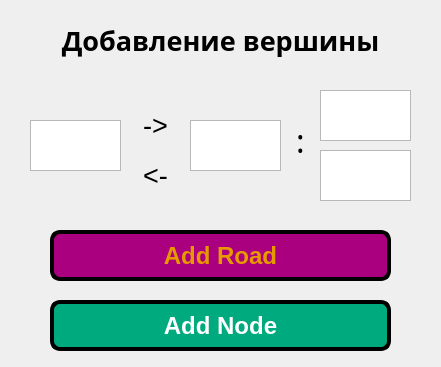
<?xml version="1.0" encoding="UTF-8"?>
<ui version="4.0">
 <class>AddWindow</class>
 <widget class="QDialog" name="AddWindow">
  <property name="geometry">
   <rect>
    <x>0</x>
    <y>0</y>
    <width>441</width>
    <height>367</height>
   </rect>
  </property>
  <property name="minimumSize">
   <size>
    <width>441</width>
    <height>367</height>
   </size>
  </property>
  <property name="maximumSize">
   <size>
    <width>441</width>
    <height>367</height>
   </size>
  </property>
  <property name="windowTitle">
   <string>Dialog</string>
  </property>
  <property name="inputMethodHints">
   <set>Qt::ImhDigitsOnly</set>
  </property>
  <widget class="QLabel" name="heading">
   <property name="geometry">
    <rect>
     <x>10</x>
     <y>10</y>
     <width>421</width>
     <height>61</height>
    </rect>
   </property>
   <property name="font">
    <font>
     <family>MS Reference Sans Serif</family>
     <pointsize>20</pointsize>
     <weight>75</weight>
     <bold>true</bold>
    </font>
   </property>
   <property name="text">
    <string>Добавление вершины</string>
   </property>
   <property name="alignment">
    <set>Qt::AlignCenter</set>
   </property>
  </widget>
  <widget class="QPushButton" name="btnAdd">
   <property name="geometry">
    <rect>
     <x>50</x>
     <y>300</y>
     <width>341</width>
     <height>51</height>
    </rect>
   </property>
   <property name="font">
    <font>
     <family>MS Shell Dlg 2</family>
     <pointsize>18</pointsize>
     <weight>75</weight>
     <bold>true</bold>
    </font>
   </property>
   <property name="styleSheet">
    <string notr="true">QPushButton
{
	color: rgb(255, 255, 255);
	background-color: rgb(0, 170, 127);
	border: 4px solid black;
	border-radius: 10px;
}</string>
   </property>
   <property name="text">
    <string>Add Node</string>
   </property>
  </widget>
  <widget class="QPushButton" name="btnAddRoad">
   <property name="geometry">
    <rect>
     <x>50</x>
     <y>230</y>
     <width>341</width>
     <height>51</height>
    </rect>
   </property>
   <property name="font">
    <font>
     <pointsize>18</pointsize>
     <weight>75</weight>
     <bold>true</bold>
    </font>
   </property>
   <property name="styleSheet">
    <string notr="true">QPushButton
{
	color: rgb(230, 153, 0);
	background-color: rgb(170, 0, 127);
	border: 4px solid black;
	border-radius: 10px;
}</string>
   </property>
   <property name="text">
    <string>Add Road</string>
   </property>
  </widget>
  <widget class="QLabel" name="normalArrow">
   <property name="geometry">
    <rect>
     <x>120</x>
     <y>100</y>
     <width>71</width>
     <height>51</height>
    </rect>
   </property>
   <property name="font">
    <font>
     <pointsize>20</pointsize>
    </font>
   </property>
   <property name="text">
    <string>-&gt;</string>
   </property>
   <property name="alignment">
    <set>Qt::AlignCenter</set>
   </property>
  </widget>
  <widget class="QLabel" name="reverseArrow">
   <property name="geometry">
    <rect>
     <x>120</x>
     <y>150</y>
     <width>71</width>
     <height>51</height>
    </rect>
   </property>
   <property name="font">
    <font>
     <pointsize>20</pointsize>
    </font>
   </property>
   <property name="text">
    <string>&lt;-</string>
   </property>
   <property name="alignment">
    <set>Qt::AlignCenter</set>
   </property>
  </widget>
  <widget class="QTextEdit" name="normalLength">
   <property name="geometry">
    <rect>
     <x>320</x>
     <y>90</y>
     <width>91</width>
     <height>51</height>
    </rect>
   </property>
   <property name="font">
    <font>
     <pointsize>16</pointsize>
    </font>
   </property>
   <property name="inputMethodHints">
    <set>Qt::ImhNone</set>
   </property>
   <property name="html">
    <string>&lt;!DOCTYPE HTML PUBLIC &quot;-//W3C//DTD HTML 4.0//EN&quot; &quot;http://www.w3.org/TR/REC-html40/strict.dtd&quot;&gt;
&lt;html&gt;&lt;head&gt;&lt;meta name=&quot;qrichtext&quot; content=&quot;1&quot; /&gt;&lt;style type=&quot;text/css&quot;&gt;
p, li { white-space: pre-wrap; }
&lt;/style&gt;&lt;/head&gt;&lt;body style=&quot; font-family:'MS Shell Dlg 2'; font-size:16pt; font-weight:400; font-style:normal;&quot;&gt;
&lt;p style=&quot;-qt-paragraph-type:empty; margin-top:0px; margin-bottom:0px; margin-left:0px; margin-right:0px; -qt-block-indent:0; text-indent:0px;&quot;&gt;&lt;br /&gt;&lt;/p&gt;&lt;/body&gt;&lt;/html&gt;</string>
   </property>
   <property name="textInteractionFlags">
    <set>Qt::TextEditable|Qt::TextSelectableByMouse</set>
   </property>
  </widget>
  <widget class="QTextEdit" name="reverseLength">
   <property name="geometry">
    <rect>
     <x>320</x>
     <y>150</y>
     <width>91</width>
     <height>51</height>
    </rect>
   </property>
   <property name="font">
    <font>
     <pointsize>16</pointsize>
    </font>
   </property>
   <property name="inputMethodHints">
    <set>Qt::ImhNone</set>
   </property>
   <property name="html">
    <string>&lt;!DOCTYPE HTML PUBLIC &quot;-//W3C//DTD HTML 4.0//EN&quot; &quot;http://www.w3.org/TR/REC-html40/strict.dtd&quot;&gt;
&lt;html&gt;&lt;head&gt;&lt;meta name=&quot;qrichtext&quot; content=&quot;1&quot; /&gt;&lt;style type=&quot;text/css&quot;&gt;
p, li { white-space: pre-wrap; }
&lt;/style&gt;&lt;/head&gt;&lt;body style=&quot; font-family:'MS Shell Dlg 2'; font-size:16pt; font-weight:400; font-style:normal;&quot;&gt;
&lt;p style=&quot;-qt-paragraph-type:empty; margin-top:0px; margin-bottom:0px; margin-left:0px; margin-right:0px; -qt-block-indent:0; text-indent:0px;&quot;&gt;&lt;br /&gt;&lt;/p&gt;&lt;/body&gt;&lt;/html&gt;</string>
   </property>
   <property name="textInteractionFlags">
    <set>Qt::TextEditable|Qt::TextSelectableByMouse</set>
   </property>
  </widget>
  <widget class="QTextEdit" name="endNode">
   <property name="geometry">
    <rect>
     <x>190</x>
     <y>120</y>
     <width>91</width>
     <height>51</height>
    </rect>
   </property>
   <property name="font">
    <font>
     <pointsize>16</pointsize>
    </font>
   </property>
   <property name="inputMethodHints">
    <set>Qt::ImhNone</set>
   </property>
   <property name="html">
    <string>&lt;!DOCTYPE HTML PUBLIC &quot;-//W3C//DTD HTML 4.0//EN&quot; &quot;http://www.w3.org/TR/REC-html40/strict.dtd&quot;&gt;
&lt;html&gt;&lt;head&gt;&lt;meta name=&quot;qrichtext&quot; content=&quot;1&quot; /&gt;&lt;style type=&quot;text/css&quot;&gt;
p, li { white-space: pre-wrap; }
&lt;/style&gt;&lt;/head&gt;&lt;body style=&quot; font-family:'MS Shell Dlg 2'; font-size:16pt; font-weight:400; font-style:normal;&quot;&gt;
&lt;p style=&quot;-qt-paragraph-type:empty; margin-top:0px; margin-bottom:0px; margin-left:0px; margin-right:0px; -qt-block-indent:0; text-indent:0px;&quot;&gt;&lt;br /&gt;&lt;/p&gt;&lt;/body&gt;&lt;/html&gt;</string>
   </property>
   <property name="textInteractionFlags">
    <set>Qt::TextEditable|Qt::TextSelectableByMouse</set>
   </property>
  </widget>
  <widget class="QTextEdit" name="startNode">
   <property name="geometry">
    <rect>
     <x>30</x>
     <y>120</y>
     <width>91</width>
     <height>51</height>
    </rect>
   </property>
   <property name="font">
    <font>
     <pointsize>16</pointsize>
    </font>
   </property>
   <property name="inputMethodHints">
    <set>Qt::ImhNone</set>
   </property>
   <property name="html">
    <string>&lt;!DOCTYPE HTML PUBLIC &quot;-//W3C//DTD HTML 4.0//EN&quot; &quot;http://www.w3.org/TR/REC-html40/strict.dtd&quot;&gt;
&lt;html&gt;&lt;head&gt;&lt;meta name=&quot;qrichtext&quot; content=&quot;1&quot; /&gt;&lt;style type=&quot;text/css&quot;&gt;
p, li { white-space: pre-wrap; }
&lt;/style&gt;&lt;/head&gt;&lt;body style=&quot; font-family:'MS Shell Dlg 2'; font-size:16pt; font-weight:400; font-style:normal;&quot;&gt;
&lt;p style=&quot;-qt-paragraph-type:empty; margin-top:0px; margin-bottom:0px; margin-left:0px; margin-right:0px; -qt-block-indent:0; text-indent:0px;&quot;&gt;&lt;br /&gt;&lt;/p&gt;&lt;/body&gt;&lt;/html&gt;</string>
   </property>
   <property name="textInteractionFlags">
    <set>Qt::NoTextInteraction</set>
   </property>
  </widget>
  <widget class="QLabel" name="doublePoint_2">
   <property name="geometry">
    <rect>
     <x>290</x>
     <y>110</y>
     <width>21</width>
     <height>61</height>
    </rect>
   </property>
   <property name="font">
    <font>
     <family>Mongolian Baiti</family>
     <pointsize>24</pointsize>
     <weight>50</weight>
     <bold>false</bold>
    </font>
   </property>
   <property name="text">
    <string>:</string>
   </property>
   <property name="alignment">
    <set>Qt::AlignCenter</set>
   </property>
  </widget>
 </widget>
 <resources/>
 <connections/>
</ui>
